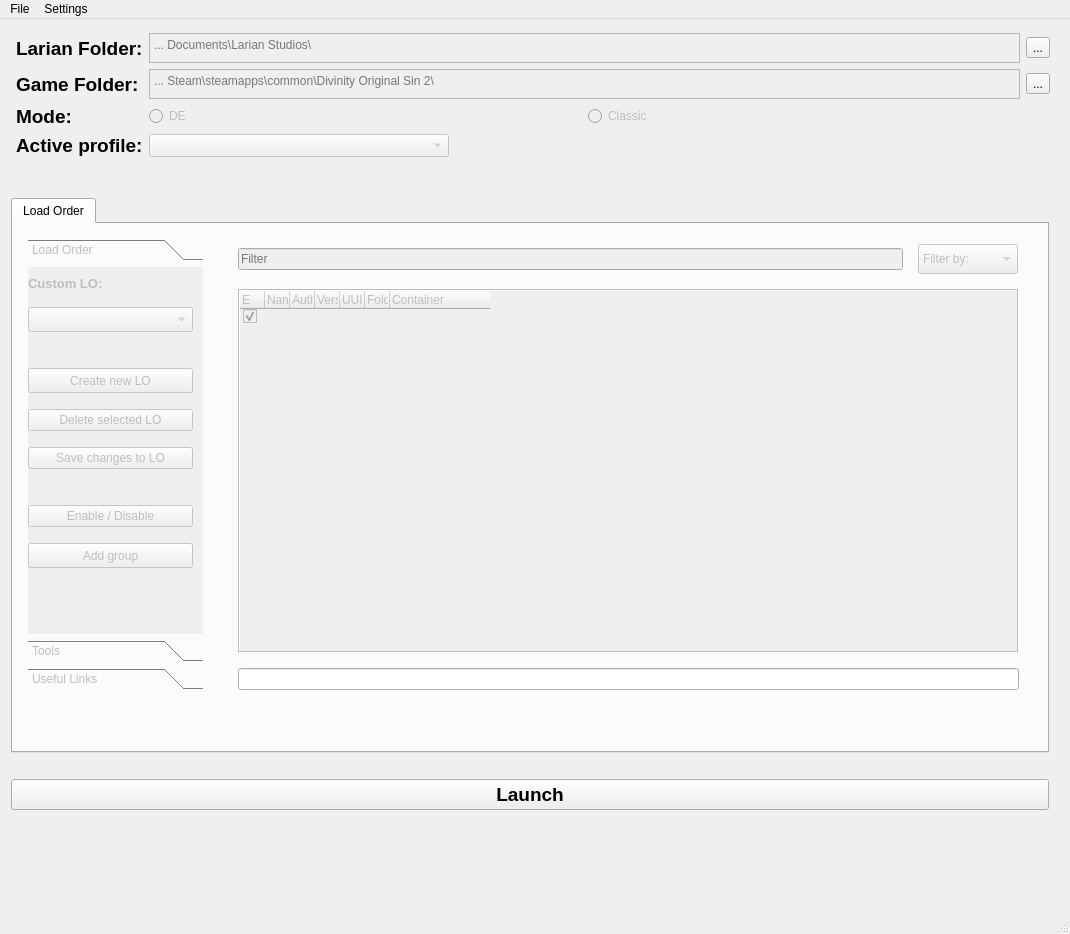
<?xml version="1.0" encoding="UTF-8"?>
<ui version="4.0">
 <class>MainWindow</class>
 <widget class="QMainWindow" name="MainWindow">
  <property name="geometry">
   <rect>
    <x>0</x>
    <y>0</y>
    <width>1070</width>
    <height>934</height>
   </rect>
  </property>
  <property name="sizePolicy">
   <sizepolicy hsizetype="Expanding" vsizetype="Expanding">
    <horstretch>0</horstretch>
    <verstretch>0</verstretch>
   </sizepolicy>
  </property>
  <property name="minimumSize">
   <size>
    <width>1070</width>
    <height>800</height>
   </size>
  </property>
  <property name="windowTitle">
   <string>MainWindow</string>
  </property>
  <property name="styleSheet">
   <string notr="true">selection-background-color: rgba(85, 170, 255, 100);</string>
  </property>
  <widget class="QWidget" name="centralwidget">
   <property name="sizePolicy">
    <sizepolicy hsizetype="Preferred" vsizetype="Preferred">
     <horstretch>0</horstretch>
     <verstretch>0</verstretch>
    </sizepolicy>
   </property>
   <property name="maximumSize">
    <size>
     <width>1280</width>
     <height>800</height>
    </size>
   </property>
   <layout class="QGridLayout" name="gridLayout" columnstretch="0,0,0,0">
    <property name="sizeConstraint">
     <enum>QLayout::SetDefaultConstraint</enum>
    </property>
    <property name="leftMargin">
     <number>11</number>
    </property>
    <item row="9" column="1">
     <spacer name="horizontalSpacer_2">
      <property name="orientation">
       <enum>Qt::Horizontal</enum>
      </property>
      <property name="sizeHint" stdset="0">
       <size>
        <width>40</width>
        <height>20</height>
       </size>
      </property>
     </spacer>
    </item>
    <item row="7" column="1" colspan="3">
     <spacer name="horizontalSpacer">
      <property name="orientation">
       <enum>Qt::Horizontal</enum>
      </property>
      <property name="sizeHint" stdset="0">
       <size>
        <width>40</width>
        <height>20</height>
       </size>
      </property>
     </spacer>
    </item>
    <item row="10" column="1">
     <layout class="QVBoxLayout" name="verticalLayout_3">
      <item>
       <widget class="QPushButton" name="button_Launch">
        <property name="enabled">
         <bool>true</bool>
        </property>
        <property name="sizePolicy">
         <sizepolicy hsizetype="Expanding" vsizetype="Fixed">
          <horstretch>0</horstretch>
          <verstretch>0</verstretch>
         </sizepolicy>
        </property>
        <property name="font">
         <font>
          <pointsize>14</pointsize>
          <weight>75</weight>
          <bold>true</bold>
         </font>
        </property>
        <property name="text">
         <string>Launch</string>
        </property>
       </widget>
      </item>
     </layout>
    </item>
    <item row="8" column="1">
     <layout class="QVBoxLayout" name="verticalLayout_5">
      <property name="sizeConstraint">
       <enum>QLayout::SetNoConstraint</enum>
      </property>
      <property name="topMargin">
       <number>10</number>
      </property>
      <item>
       <widget class="QTabWidget" name="Welcome">
        <property name="enabled">
         <bool>true</bool>
        </property>
        <property name="toolTip">
         <string>&lt;html&gt;&lt;head/&gt;&lt;body&gt;&lt;p&gt;Test&lt;/p&gt;&lt;p&gt;&lt;br/&gt;&lt;/p&gt;&lt;/body&gt;&lt;/html&gt;</string>
        </property>
        <property name="currentIndex">
         <number>0</number>
        </property>
        <widget class="QWidget" name="tab_LO">
         <attribute name="title">
          <string>Load Order</string>
         </attribute>
         <widget class="QWidget" name="horizontalLayoutWidget">
          <property name="geometry">
           <rect>
            <x>0</x>
            <y>0</y>
            <width>1021</width>
            <height>481</height>
           </rect>
          </property>
          <layout class="QHBoxLayout" name="horizontalLayout_2">
           <property name="spacing">
            <number>15</number>
           </property>
           <property name="sizeConstraint">
            <enum>QLayout::SetNoConstraint</enum>
           </property>
           <property name="leftMargin">
            <number>15</number>
           </property>
           <property name="topMargin">
            <number>15</number>
           </property>
           <property name="rightMargin">
            <number>15</number>
           </property>
           <property name="bottomMargin">
            <number>15</number>
           </property>
           <item>
            <layout class="QVBoxLayout" name="verticalLayout_6">
             <item>
              <widget class="QToolBox" name="toolBox">
               <property name="enabled">
                <bool>false</bool>
               </property>
               <property name="sizePolicy">
                <sizepolicy hsizetype="Fixed" vsizetype="Expanding">
                 <horstretch>0</horstretch>
                 <verstretch>0</verstretch>
                </sizepolicy>
               </property>
               <property name="minimumSize">
                <size>
                 <width>175</width>
                 <height>0</height>
                </size>
               </property>
               <property name="maximumSize">
                <size>
                 <width>500</width>
                 <height>16777215</height>
                </size>
               </property>
               <property name="currentIndex">
                <number>0</number>
               </property>
               <widget class="QWidget" name="LoadOrder">
                <property name="geometry">
                 <rect>
                  <x>0</x>
                  <y>0</y>
                  <width>175</width>
                  <height>356</height>
                 </rect>
                </property>
                <attribute name="label">
                 <string>Load Order</string>
                </attribute>
                <widget class="QWidget" name="verticalLayoutWidget_3">
                 <property name="geometry">
                  <rect>
                   <x>0</x>
                   <y>0</y>
                   <width>177</width>
                   <height>311</height>
                  </rect>
                 </property>
                 <layout class="QVBoxLayout" name="verticalLayout_4">
                  <property name="spacing">
                   <number>7</number>
                  </property>
                  <property name="sizeConstraint">
                   <enum>QLayout::SetDefaultConstraint</enum>
                  </property>
                  <property name="leftMargin">
                   <number>0</number>
                  </property>
                  <item>
                   <widget class="QLabel" name="label_ActiveProfile_2">
                    <property name="sizePolicy">
                     <sizepolicy hsizetype="Fixed" vsizetype="Fixed">
                      <horstretch>0</horstretch>
                      <verstretch>0</verstretch>
                     </sizepolicy>
                    </property>
                    <property name="font">
                     <font>
                      <pointsize>10</pointsize>
                      <weight>75</weight>
                      <bold>true</bold>
                     </font>
                    </property>
                    <property name="text">
                     <string>Custom LO:</string>
                    </property>
                    <property name="alignment">
                     <set>Qt::AlignLeading|Qt::AlignLeft|Qt::AlignVCenter</set>
                    </property>
                   </widget>
                  </item>
                  <item>
                   <widget class="QComboBox" name="combo_customlo">
                    <property name="sizePolicy">
                     <sizepolicy hsizetype="Fixed" vsizetype="Expanding">
                      <horstretch>0</horstretch>
                      <verstretch>0</verstretch>
                     </sizepolicy>
                    </property>
                    <property name="minimumSize">
                     <size>
                      <width>165</width>
                      <height>20</height>
                     </size>
                    </property>
                    <property name="maximumSize">
                     <size>
                      <width>165</width>
                      <height>25</height>
                     </size>
                    </property>
                    <property name="baseSize">
                     <size>
                      <width>0</width>
                      <height>0</height>
                     </size>
                    </property>
                   </widget>
                  </item>
                  <item>
                   <spacer name="horizontalSpacer_4">
                    <property name="orientation">
                     <enum>Qt::Horizontal</enum>
                    </property>
                    <property name="sizeHint" stdset="0">
                     <size>
                      <width>40</width>
                      <height>20</height>
                     </size>
                    </property>
                   </spacer>
                  </item>
                  <item>
                   <widget class="QPushButton" name="btnCreateLO">
                    <property name="sizePolicy">
                     <sizepolicy hsizetype="Fixed" vsizetype="Fixed">
                      <horstretch>0</horstretch>
                      <verstretch>0</verstretch>
                     </sizepolicy>
                    </property>
                    <property name="minimumSize">
                     <size>
                      <width>165</width>
                      <height>25</height>
                     </size>
                    </property>
                    <property name="text">
                     <string>Create new LO</string>
                    </property>
                   </widget>
                  </item>
                  <item>
                   <widget class="QPushButton" name="btnDeleteLO">
                    <property name="sizePolicy">
                     <sizepolicy hsizetype="Fixed" vsizetype="Fixed">
                      <horstretch>0</horstretch>
                      <verstretch>0</verstretch>
                     </sizepolicy>
                    </property>
                    <property name="minimumSize">
                     <size>
                      <width>165</width>
                      <height>0</height>
                     </size>
                    </property>
                    <property name="text">
                     <string>Delete selected LO</string>
                    </property>
                   </widget>
                  </item>
                  <item>
                   <widget class="QPushButton" name="saveToLO">
                    <property name="sizePolicy">
                     <sizepolicy hsizetype="Fixed" vsizetype="Fixed">
                      <horstretch>0</horstretch>
                      <verstretch>0</verstretch>
                     </sizepolicy>
                    </property>
                    <property name="minimumSize">
                     <size>
                      <width>165</width>
                      <height>0</height>
                     </size>
                    </property>
                    <property name="text">
                     <string>Save changes to LO</string>
                    </property>
                   </widget>
                  </item>
                  <item>
                   <spacer name="horizontalSpacer_3">
                    <property name="orientation">
                     <enum>Qt::Horizontal</enum>
                    </property>
                    <property name="sizeHint" stdset="0">
                     <size>
                      <width>40</width>
                      <height>20</height>
                     </size>
                    </property>
                   </spacer>
                  </item>
                  <item>
                   <widget class="QPushButton" name="button_EnableDisableMods">
                    <property name="sizePolicy">
                     <sizepolicy hsizetype="Fixed" vsizetype="Fixed">
                      <horstretch>0</horstretch>
                      <verstretch>0</verstretch>
                     </sizepolicy>
                    </property>
                    <property name="minimumSize">
                     <size>
                      <width>165</width>
                      <height>0</height>
                     </size>
                    </property>
                    <property name="text">
                     <string>Enable / Disable</string>
                    </property>
                   </widget>
                  </item>
                  <item>
                   <widget class="QPushButton" name="btnAddGroup">
                    <property name="enabled">
                     <bool>false</bool>
                    </property>
                    <property name="sizePolicy">
                     <sizepolicy hsizetype="Fixed" vsizetype="Fixed">
                      <horstretch>0</horstretch>
                      <verstretch>0</verstretch>
                     </sizepolicy>
                    </property>
                    <property name="minimumSize">
                     <size>
                      <width>165</width>
                      <height>25</height>
                     </size>
                    </property>
                    <property name="text">
                     <string>Add group</string>
                    </property>
                   </widget>
                  </item>
                 </layout>
                </widget>
               </widget>
               <widget class="QWidget" name="Tools">
                <attribute name="label">
                 <string>Tools</string>
                </attribute>
                <widget class="QWidget" name="verticalLayoutWidget">
                 <property name="geometry">
                  <rect>
                   <x>0</x>
                   <y>-10</y>
                   <width>181</width>
                   <height>281</height>
                  </rect>
                 </property>
                 <layout class="QVBoxLayout" name="verticalLayout">
                  <item>
                   <widget class="QPushButton" name="btnAutoLoadOrder">
                    <property name="enabled">
                     <bool>false</bool>
                    </property>
                    <property name="sizePolicy">
                     <sizepolicy hsizetype="Fixed" vsizetype="Fixed">
                      <horstretch>0</horstretch>
                      <verstretch>0</verstretch>
                     </sizepolicy>
                    </property>
                    <property name="minimumSize">
                     <size>
                      <width>165</width>
                      <height>0</height>
                     </size>
                    </property>
                    <property name="text">
                     <string>Auto Load Order</string>
                    </property>
                   </widget>
                  </item>
                  <item>
                   <widget class="QPushButton" name="btnMoveWorkshopFiles">
                    <property name="enabled">
                     <bool>false</bool>
                    </property>
                    <property name="sizePolicy">
                     <sizepolicy hsizetype="Fixed" vsizetype="Fixed">
                      <horstretch>0</horstretch>
                      <verstretch>0</verstretch>
                     </sizepolicy>
                    </property>
                    <property name="minimumSize">
                     <size>
                      <width>165</width>
                      <height>0</height>
                     </size>
                    </property>
                    <property name="text">
                     <string>Move workshop files</string>
                    </property>
                   </widget>
                  </item>
                  <item>
                   <widget class="QPushButton" name="btnPrintSelected_2">
                    <property name="enabled">
                     <bool>false</bool>
                    </property>
                    <property name="sizePolicy">
                     <sizepolicy hsizetype="Fixed" vsizetype="Fixed">
                      <horstretch>0</horstretch>
                      <verstretch>0</verstretch>
                     </sizepolicy>
                    </property>
                    <property name="minimumSize">
                     <size>
                      <width>165</width>
                      <height>25</height>
                     </size>
                    </property>
                    <property name="text">
                     <string>PrintSelected</string>
                    </property>
                   </widget>
                  </item>
                 </layout>
                </widget>
               </widget>
               <widget class="QWidget" name="Links">
                <property name="geometry">
                 <rect>
                  <x>0</x>
                  <y>0</y>
                  <width>175</width>
                  <height>356</height>
                 </rect>
                </property>
                <attribute name="label">
                 <string>Useful Links</string>
                </attribute>
                <widget class="QWidget" name="verticalLayoutWidget_6">
                 <property name="geometry">
                  <rect>
                   <x>0</x>
                   <y>10</y>
                   <width>167</width>
                   <height>233</height>
                  </rect>
                 </property>
                 <layout class="QVBoxLayout" name="verticalLayout_7">
                  <property name="sizeConstraint">
                   <enum>QLayout::SetDefaultConstraint</enum>
                  </property>
                  <item>
                   <widget class="QLabel" name="label_Links">
                    <property name="sizePolicy">
                     <sizepolicy hsizetype="Preferred" vsizetype="Fixed">
                      <horstretch>0</horstretch>
                      <verstretch>0</verstretch>
                     </sizepolicy>
                    </property>
                    <property name="maximumSize">
                     <size>
                      <width>16777215</width>
                      <height>30</height>
                     </size>
                    </property>
                    <property name="font">
                     <font>
                      <pointsize>10</pointsize>
                      <weight>75</weight>
                      <bold>true</bold>
                     </font>
                    </property>
                    <property name="text">
                     <string>Links:</string>
                    </property>
                   </widget>
                  </item>
                  <item>
                   <widget class="QPushButton" name="btnOpenFolderMods">
                    <property name="sizePolicy">
                     <sizepolicy hsizetype="Fixed" vsizetype="Fixed">
                      <horstretch>0</horstretch>
                      <verstretch>0</verstretch>
                     </sizepolicy>
                    </property>
                    <property name="minimumSize">
                     <size>
                      <width>165</width>
                      <height>0</height>
                     </size>
                    </property>
                    <property name="text">
                     <string>Open Mods Folder</string>
                    </property>
                   </widget>
                  </item>
                  <item>
                   <widget class="QPushButton" name="btnOpenWorkshopFolder">
                    <property name="text">
                     <string>Open Workshop Folder</string>
                    </property>
                   </widget>
                  </item>
                  <item>
                   <widget class="QPushButton" name="btnOpenGameFolder">
                    <property name="text">
                     <string>Open game folder</string>
                    </property>
                   </widget>
                  </item>
                  <item>
                   <widget class="QPushButton" name="button_SteamWorkshop">
                    <property name="enabled">
                     <bool>false</bool>
                    </property>
                    <property name="text">
                     <string>Workshop</string>
                    </property>
                   </widget>
                  </item>
                  <item>
                   <widget class="QPushButton" name="button_SteamCollections">
                    <property name="enabled">
                     <bool>false</bool>
                    </property>
                    <property name="text">
                     <string>Collections</string>
                    </property>
                   </widget>
                  </item>
                  <item>
                   <widget class="QPushButton" name="button_Nexus">
                    <property name="enabled">
                     <bool>false</bool>
                    </property>
                    <property name="text">
                     <string>Nexus</string>
                    </property>
                   </widget>
                  </item>
                 </layout>
                </widget>
               </widget>
              </widget>
             </item>
            </layout>
           </item>
           <item>
            <spacer name="verticalSpacer_3">
             <property name="orientation">
              <enum>Qt::Vertical</enum>
             </property>
             <property name="sizeHint" stdset="0">
              <size>
               <width>20</width>
               <height>40</height>
              </size>
             </property>
            </spacer>
           </item>
           <item>
            <layout class="QVBoxLayout" name="verticalLayout_8">
             <property name="sizeConstraint">
              <enum>QLayout::SetNoConstraint</enum>
             </property>
             <property name="bottomMargin">
              <number>0</number>
             </property>
             <item>
              <layout class="QHBoxLayout" name="horizontalLayout_4">
               <property name="topMargin">
                <number>5</number>
               </property>
               <property name="rightMargin">
                <number>1</number>
               </property>
               <item>
                <widget class="QLineEdit" name="lineEdit">
                 <property name="enabled">
                  <bool>false</bool>
                 </property>
                 <property name="placeholderText">
                  <string>Filter</string>
                 </property>
                </widget>
               </item>
               <item>
                <widget class="QComboBox" name="comboBox">
                 <property name="enabled">
                  <bool>false</bool>
                 </property>
                 <property name="sizePolicy">
                  <sizepolicy hsizetype="Expanding" vsizetype="Fixed">
                   <horstretch>0</horstretch>
                   <verstretch>0</verstretch>
                  </sizepolicy>
                 </property>
                 <property name="minimumSize">
                  <size>
                   <width>100</width>
                   <height>30</height>
                  </size>
                 </property>
                 <property name="maximumSize">
                  <size>
                   <width>100</width>
                   <height>30</height>
                  </size>
                 </property>
                 <property name="currentText">
                  <string>Filter by:</string>
                 </property>
                 <item>
                  <property name="text">
                   <string>Filter by:</string>
                  </property>
                 </item>
                </widget>
               </item>
              </layout>
             </item>
             <item>
              <widget class="QTreeWidget" name="treeFinalView">
               <property name="enabled">
                <bool>false</bool>
               </property>
               <property name="sizePolicy">
                <sizepolicy hsizetype="MinimumExpanding" vsizetype="MinimumExpanding">
                 <horstretch>0</horstretch>
                 <verstretch>0</verstretch>
                </sizepolicy>
               </property>
               <property name="acceptDrops">
                <bool>false</bool>
               </property>
               <property name="layoutDirection">
                <enum>Qt::LeftToRight</enum>
               </property>
               <property name="frameShape">
                <enum>QFrame::Box</enum>
               </property>
               <property name="sizeAdjustPolicy">
                <enum>QAbstractScrollArea::AdjustIgnored</enum>
               </property>
               <property name="autoScrollMargin">
                <number>25</number>
               </property>
               <property name="tabKeyNavigation">
                <bool>true</bool>
               </property>
               <property name="dragEnabled">
                <bool>true</bool>
               </property>
               <property name="dragDropOverwriteMode">
                <bool>false</bool>
               </property>
               <property name="dragDropMode">
                <enum>QAbstractItemView::InternalMove</enum>
               </property>
               <property name="defaultDropAction">
                <enum>Qt::MoveAction</enum>
               </property>
               <property name="alternatingRowColors">
                <bool>true</bool>
               </property>
               <property name="selectionMode">
                <enum>QAbstractItemView::ExtendedSelection</enum>
               </property>
               <property name="indentation">
                <number>0</number>
               </property>
               <property name="uniformRowHeights">
                <bool>true</bool>
               </property>
               <property name="sortingEnabled">
                <bool>false</bool>
               </property>
               <property name="animated">
                <bool>true</bool>
               </property>
               <property name="allColumnsShowFocus">
                <bool>false</bool>
               </property>
               <attribute name="headerVisible">
                <bool>true</bool>
               </attribute>
               <attribute name="headerCascadingSectionResizes">
                <bool>true</bool>
               </attribute>
               <attribute name="headerDefaultSectionSize">
                <number>25</number>
               </attribute>
               <attribute name="headerHighlightSections">
                <bool>true</bool>
               </attribute>
               <attribute name="headerMinimumSectionSize">
                <number>15</number>
               </attribute>
               <attribute name="headerStretchLastSection">
                <bool>false</bool>
               </attribute>
               <column>
                <property name="text">
                 <string>E</string>
                </property>
               </column>
               <column>
                <property name="text">
                 <string>Name</string>
                </property>
               </column>
               <column>
                <property name="text">
                 <string>Author</string>
                </property>
               </column>
               <column>
                <property name="text">
                 <string>Version</string>
                </property>
               </column>
               <column>
                <property name="text">
                 <string>UUID</string>
                </property>
               </column>
               <column>
                <property name="text">
                 <string>Folder</string>
                </property>
               </column>
               <column>
                <property name="text">
                 <string>Container</string>
                </property>
               </column>
               <item>
                <property name="text">
                 <string/>
                </property>
                <property name="checkState">
                 <enum>Checked</enum>
                </property>
               </item>
              </widget>
             </item>
             <item>
              <widget class="QLineEdit" name="cmdInput"/>
             </item>
            </layout>
           </item>
          </layout>
         </widget>
        </widget>
       </widget>
      </item>
     </layout>
    </item>
    <item row="1" column="1" rowspan="4" colspan="2">
     <layout class="QGridLayout" name="gridLayout_4">
      <property name="sizeConstraint">
       <enum>QLayout::SetMinimumSize</enum>
      </property>
      <property name="leftMargin">
       <number>5</number>
      </property>
      <property name="topMargin">
       <number>5</number>
      </property>
      <property name="rightMargin">
       <number>5</number>
      </property>
      <property name="bottomMargin">
       <number>5</number>
      </property>
      <item row="0" column="2" alignment="Qt::AlignRight">
       <widget class="QToolButton" name="button_UserFolder">
        <property name="text">
         <string>...</string>
        </property>
       </widget>
      </item>
      <item row="0" column="0">
       <widget class="QLabel" name="label_UserFolder">
        <property name="font">
         <font>
          <pointsize>14</pointsize>
          <weight>75</weight>
          <bold>true</bold>
         </font>
        </property>
        <property name="text">
         <string>Larian Folder:</string>
        </property>
        <property name="alignment">
         <set>Qt::AlignLeading|Qt::AlignLeft|Qt::AlignVCenter</set>
        </property>
       </widget>
      </item>
      <item row="2" column="1">
       <layout class="QHBoxLayout" name="horizontalLayout_3">
        <item>
         <widget class="QRadioButton" name="radio_DE">
          <property name="enabled">
           <bool>false</bool>
          </property>
          <property name="text">
           <string>DE</string>
          </property>
          <attribute name="buttonGroup">
           <string notr="true">DEorClassic</string>
          </attribute>
         </widget>
        </item>
        <item>
         <widget class="QRadioButton" name="radio_Classic">
          <property name="enabled">
           <bool>false</bool>
          </property>
          <property name="text">
           <string>Classic</string>
          </property>
          <attribute name="buttonGroup">
           <string notr="true">DEorClassic</string>
          </attribute>
         </widget>
        </item>
       </layout>
      </item>
      <item row="2" column="0">
       <widget class="QLabel" name="label_A">
        <property name="sizePolicy">
         <sizepolicy hsizetype="Preferred" vsizetype="Fixed">
          <horstretch>0</horstretch>
          <verstretch>0</verstretch>
         </sizepolicy>
        </property>
        <property name="font">
         <font>
          <pointsize>14</pointsize>
          <weight>75</weight>
          <bold>true</bold>
         </font>
        </property>
        <property name="text">
         <string>Mode:</string>
        </property>
        <property name="alignment">
         <set>Qt::AlignLeading|Qt::AlignLeft|Qt::AlignVCenter</set>
        </property>
       </widget>
      </item>
      <item row="1" column="2" alignment="Qt::AlignRight">
       <widget class="QToolButton" name="button_GameFolder">
        <property name="text">
         <string>...</string>
        </property>
       </widget>
      </item>
      <item row="1" column="0">
       <widget class="QLabel" name="label_GameFolder">
        <property name="font">
         <font>
          <pointsize>14</pointsize>
          <weight>75</weight>
          <bold>true</bold>
         </font>
        </property>
        <property name="text">
         <string>Game Folder:</string>
        </property>
       </widget>
      </item>
      <item row="0" column="1">
       <widget class="QTextEdit" name="textbox_UserFolder">
        <property name="enabled">
         <bool>false</bool>
        </property>
        <property name="sizePolicy">
         <sizepolicy hsizetype="Expanding" vsizetype="Fixed">
          <horstretch>0</horstretch>
          <verstretch>0</verstretch>
         </sizepolicy>
        </property>
        <property name="maximumSize">
         <size>
          <width>16777215</width>
          <height>30</height>
         </size>
        </property>
        <property name="toolTip">
         <string>&lt;html&gt;&lt;head/&gt;&lt;body&gt;&lt;p&gt;Please select your Larian folder&lt;/p&gt;&lt;/body&gt;&lt;/html&gt;</string>
        </property>
        <property name="html">
         <string>&lt;!DOCTYPE HTML PUBLIC &quot;-//W3C//DTD HTML 4.0//EN&quot; &quot;http://www.w3.org/TR/REC-html40/strict.dtd&quot;&gt;
&lt;html&gt;&lt;head&gt;&lt;meta name=&quot;qrichtext&quot; content=&quot;1&quot; /&gt;&lt;style type=&quot;text/css&quot;&gt;
p, li { white-space: pre-wrap; }
&lt;/style&gt;&lt;/head&gt;&lt;body style=&quot; font-family:'MS Shell Dlg 2'; font-size:7.8pt; font-weight:400; font-style:normal;&quot;&gt;
&lt;p style=&quot;-qt-paragraph-type:empty; margin-top:0px; margin-bottom:0px; margin-left:0px; margin-right:0px; -qt-block-indent:0; text-indent:0px;&quot;&gt;&lt;br /&gt;&lt;/p&gt;&lt;/body&gt;&lt;/html&gt;</string>
        </property>
        <property name="placeholderText">
         <string>... Documents\Larian Studios\</string>
        </property>
       </widget>
      </item>
      <item row="1" column="1">
       <widget class="QTextEdit" name="textbox_GameFolder">
        <property name="enabled">
         <bool>false</bool>
        </property>
        <property name="maximumSize">
         <size>
          <width>16777215</width>
          <height>30</height>
         </size>
        </property>
        <property name="html">
         <string>&lt;!DOCTYPE HTML PUBLIC &quot;-//W3C//DTD HTML 4.0//EN&quot; &quot;http://www.w3.org/TR/REC-html40/strict.dtd&quot;&gt;
&lt;html&gt;&lt;head&gt;&lt;meta name=&quot;qrichtext&quot; content=&quot;1&quot; /&gt;&lt;style type=&quot;text/css&quot;&gt;
p, li { white-space: pre-wrap; }
&lt;/style&gt;&lt;/head&gt;&lt;body style=&quot; font-family:'MS Shell Dlg 2'; font-size:7.8pt; font-weight:400; font-style:normal;&quot;&gt;
&lt;p style=&quot;-qt-paragraph-type:empty; margin-top:0px; margin-bottom:0px; margin-left:0px; margin-right:0px; -qt-block-indent:0; text-indent:0px;&quot;&gt;&lt;br /&gt;&lt;/p&gt;&lt;/body&gt;&lt;/html&gt;</string>
        </property>
        <property name="placeholderText">
         <string>... Steam\steamapps\common\Divinity Original Sin 2\</string>
        </property>
       </widget>
      </item>
      <item row="3" column="1">
       <widget class="QComboBox" name="comboBox_Profiles">
        <property name="enabled">
         <bool>false</bool>
        </property>
        <property name="sizePolicy">
         <sizepolicy hsizetype="Fixed" vsizetype="Fixed">
          <horstretch>0</horstretch>
          <verstretch>0</verstretch>
         </sizepolicy>
        </property>
        <property name="minimumSize">
         <size>
          <width>200</width>
          <height>0</height>
         </size>
        </property>
        <property name="maximumSize">
         <size>
          <width>300</width>
          <height>30</height>
         </size>
        </property>
        <property name="sizeIncrement">
         <size>
          <width>0</width>
          <height>0</height>
         </size>
        </property>
        <property name="editable">
         <bool>false</bool>
        </property>
       </widget>
      </item>
      <item row="3" column="0">
       <widget class="QLabel" name="label_ActiveProfile">
        <property name="sizePolicy">
         <sizepolicy hsizetype="Preferred" vsizetype="Fixed">
          <horstretch>0</horstretch>
          <verstretch>0</verstretch>
         </sizepolicy>
        </property>
        <property name="font">
         <font>
          <pointsize>14</pointsize>
          <weight>75</weight>
          <bold>true</bold>
         </font>
        </property>
        <property name="text">
         <string>Active profile:</string>
        </property>
        <property name="alignment">
         <set>Qt::AlignLeading|Qt::AlignLeft|Qt::AlignVCenter</set>
        </property>
       </widget>
      </item>
     </layout>
    </item>
   </layout>
  </widget>
  <widget class="QMenuBar" name="menubar">
   <property name="geometry">
    <rect>
     <x>0</x>
     <y>0</y>
     <width>1070</width>
     <height>26</height>
    </rect>
   </property>
   <widget class="QMenu" name="menuFile">
    <property name="title">
     <string>File</string>
    </property>
   </widget>
   <widget class="QMenu" name="menuSettings">
    <property name="title">
     <string>Settings</string>
    </property>
   </widget>
   <addaction name="menuFile"/>
   <addaction name="menuSettings"/>
  </widget>
  <widget class="QStatusBar" name="statusbar"/>
 </widget>
 <resources/>
 <connections/>
 <buttongroups>
  <buttongroup name="DEorClassic"/>
 </buttongroups>
</ui>
